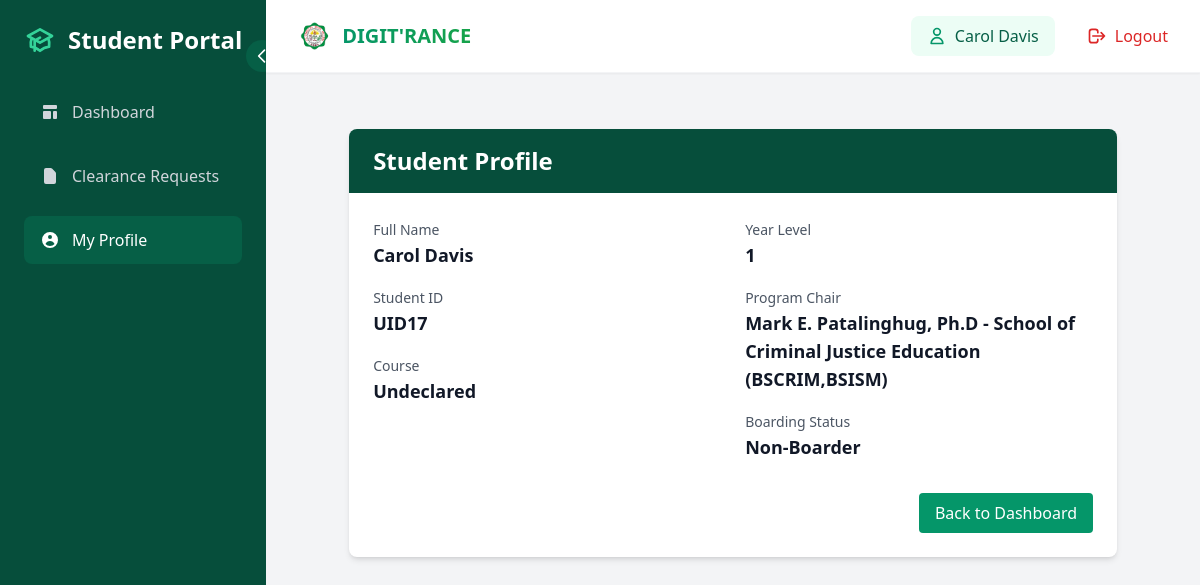
Before: /student/profile/ (signed in) with the older database file.
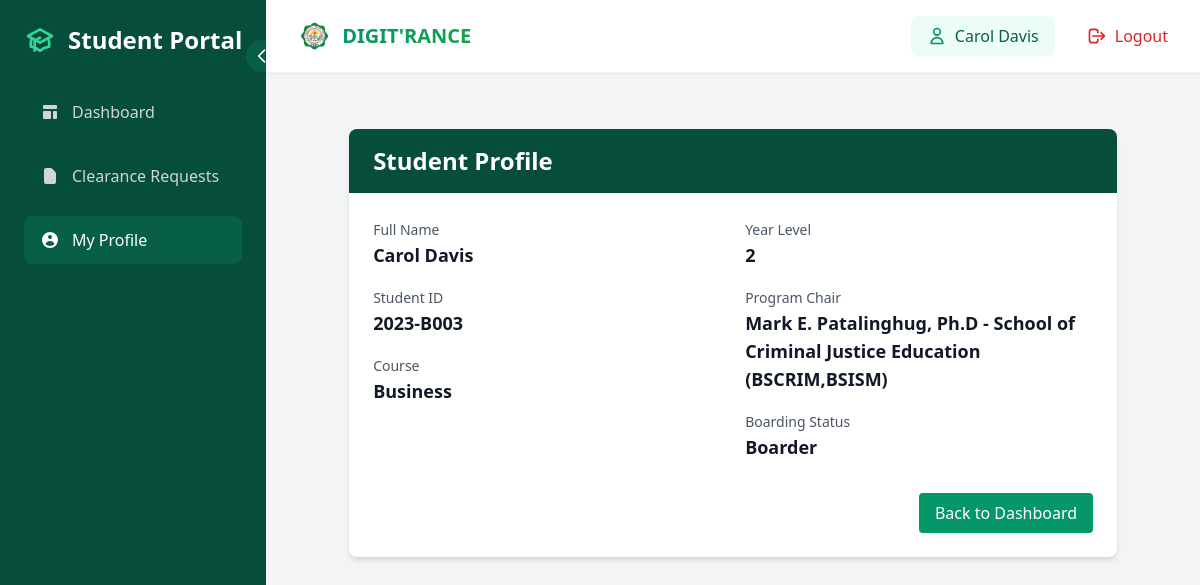
After: the same page with the newer database file.
### core/models.py (models this page shows, shortened)
class Student(models.Model):
    COURSE_CHOICES = {
        'SET DEAN': [
            ('BSIT', 'Bachelor of Science in Information Technology'),
        ],
        'STE DEAN': [
            ('BPED', 'Bachelor in Physical Education'),
            ('BEED', 'Bachelor in Elementary Education'),
            ('BSED', 'Bachelor of Secondary Education'),
            ('BAELS', 'Bachelor of Arts in English Language Studies'),
            ('BSMATH', 'Bachelor of Science in Mathematics'),
        ],
        'SOCJE DEAN': [
            ('BSCRIM', 'Bachelor of Science in Criminology'),
            ('BSISM', 'Bachelor of Science in Industrial Security Management'),
        ],
        'SAFES DEAN': [
            ('BSA', 'Bachelor of Science in Agriculture'),
            ('BSAES', 'Bachelor of Science in Agricultural Engineering Science'),
            ('BCF', 'Bachelor in Community Forestry'),
        ],
    }
    student_id = models.CharField(max_length=20, unique=True)
    user = models.OneToOneField(User, on_delete=models.CASCADE)
    course = models.CharField(max_length=255)
    year_level = models.IntegerField()
    is_boarder = models.BooleanField(default=False)
    created_at = models.DateTimeField(auto_now_add=True)
    program_chair = models.ForeignKey(ProgramChair, on_delete=models.SET_NULL, null=True, blank=True, related_name="students")
    dormitory_owner = models.ForeignKey(Staff, on_delete=models.SET_NULL, null=True, blank=True, related_name="students_dorm", limit_choices_to={'is_dormitory_owner': True})
    is_approved = models.BooleanField(default=False)
    approval_date = models.DateTimeField(null=True, blank=True)
    approval_admin = models.ForeignKey(User, on_delete=models.SET_NULL, null=True, blank=True, related_name='approved_students')

### core/views.py (the view)
# urls.py: path('student/profile/', views.student_profile, name='student_profile'),
@login_required
def student_profile(request):
    try:
        student = request.user.student
    except Student.DoesNotExist:
        messages.error(request, 'You are not authorized to view this page.')
        return redirect('login')
    context = {
        'student': student,
        'student_info': {
            'full_name': student.user.get_full_name(),
            'student_id': student.student_id,
            'course': student.course,
            'year_level': student.year_level,
            'is_boarder': student.is_boarder,
            'program_chair': student.program_chair
        }
    }
    return render(request, 'core/student_profile.html', context)

### core/models.py (called while the page is built)
    def __str__(self):
        return f"{self.user.get_full_name()} - {self.get_designation_display()}"

### templates/core/student_profile.html
{% extends 'base.html' %}
{% block sidebar %}
{% include "components/student_sidenav.html" %}
{% endblock %}
{% block content %}
<div class="container mx-auto px-4 py-8">
	<div class="max-w-3xl mx-auto bg-white rounded-lg shadow-md overflow-hidden">
		<div class="bg-emerald-900 px-6 py-4">
			<h1 class="text-2xl font-bold text-white">Student Profile</h1>
		</div>
		<div class="p-6">
			<div class="grid grid-cols-1 md:grid-cols-2 gap-6">
				<div class="space-y-4">
					<div>
						<label class="text-sm font-medium text-gray-600">Full Name</label>
						<p class="text-lg font-semibold text-gray-900">{{ student_info.full_name }}</p>
					</div>
					<div>
						<label class="text-sm font-medium text-gray-600">Student ID</label>
						<p class="text-lg font-semibold text-gray-900">{{ student_info.student_id }}</p>
					</div>
					<div>
						<label class="text-sm font-medium text-gray-600">Course</label>
						<p class="text-lg font-semibold text-gray-900">{{ student_info.course }}</p>
					</div>
				</div>
				<div class="space-y-4">
					<div>
						<label class="text-sm font-medium text-gray-600">Year Level</label>
						<p class="text-lg font-semibold text-gray-900">{{ student_info.year_level }}</p>
					</div>
					<div>
						<label class="text-sm font-medium text-gray-600">Program Chair</label>
						<p class="text-lg font-semibold text-gray-900">{{ student_info.program_chair }}</p>
					</div>
					<div>
						<label class="text-sm font-medium text-gray-600">Boarding Status</label>
						<p class="text-lg font-semibold text-gray-900">
							{% if student_info.is_boarder %}
								Boarder
							{% else %}
								Non-Boarder
							{% endif %}
						</p>
					</div>
				</div>
			</div>
			<div class="mt-8 flex justify-end">
				<a href="{% url 'student_dashboard' %}"
				   class="px-4 py-2 bg-emerald-600 text-white rounded hover:bg-emerald-700 transition-colors">
					Back to Dashboard
				</a>
			</div>
		</div>
	</div>
</div>
{% endblock %}

Changed rows visible on the page:
removed Student: student_id "UID17", course "Undeclared"
now on this page (row edited): Student: student_id "2023-B003", course "Business"
Other visible differences:
{{ student_info.year_level }}: "1" → "2"
text no longer shown: "Non-Boarder"
text now shown: "Boarder"
